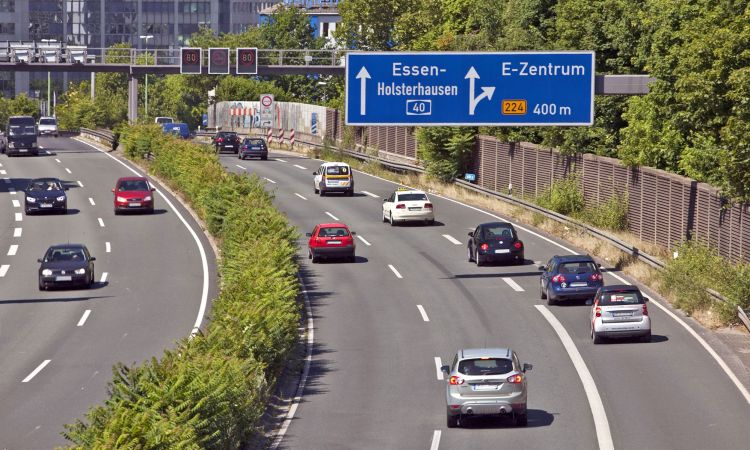
#> input picture pythonProject/data/autobahn.jpg, 750 x 450 px
$ python EdgeDetection.py
#> lines starting #> are read from the running program, lines starting #| are printed output that depends on the picture; long printed decimals are rounded
import cv2
import numpy as np
from matplotlib import pyplot as plt
plt.rcParams['figure.figsize'] = [15, 10]

img = cv2.imread('data/autobahn.jpg')
#> img is the input picture: shape (450, 750, 3); mean B, G, R 106.5, 117.1, 121.6
img = cv2.cvtColor(img, cv2.COLOR_BGR2RGB)
plt.imshow(img)
plt.show()

# Set up kernels. Фильтр 2х2
kernel_hor = np.array([[1, -1]])
kernel_ver = np.array([[1], [-1]])

# Prepare gray scale image
gray = cv2.cvtColor(img, cv2.COLOR_RGB2GRAY)
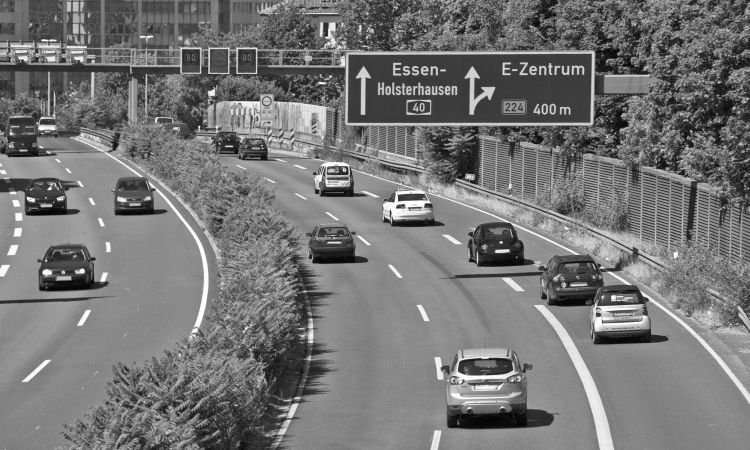
#> gray: shape (450, 750); min 0, max 255, mean 117.3
gray = gray/255 # Нормализируем наши значения

# Convolve discrete gradient kernels with the luminance channel
grad_hor = cv2.filter2D(gray, ddepth=-1, kernel=kernel_hor)  # Градиент по горизонтали. Чем-то похоже на выдавливание на кальке. Но тут накладывается 2д фильтр kernel_hor
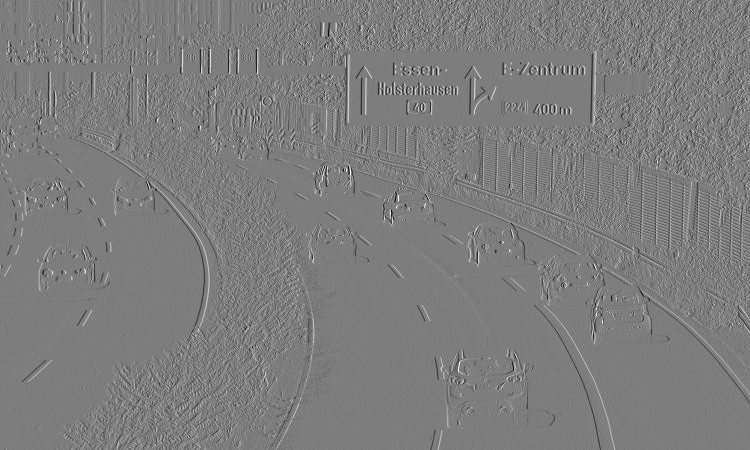
#> grad_hor: shape (450, 750) float64; min -0.729, max 0.749, mean 0.00011; drawn with min black and max white
grad_ver = cv2.filter2D(gray, ddepth=-1, kernel=kernel_ver)  # Градиент по вертикали
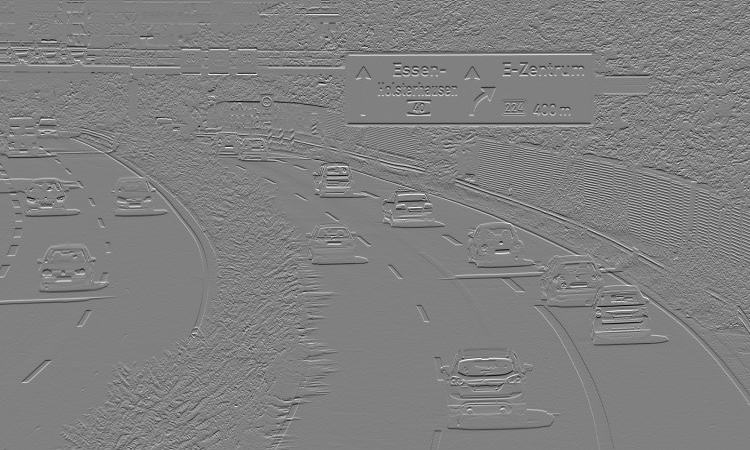
#> grad_ver: shape (450, 750) float64; min -0.745, max 0.733, mean -0.000189; drawn with min black and max white

plt.subplot(121), plt.imshow(grad_hor, cmap='gray'), plt.title('Horizontal gradient')
plt.subplot(122), plt.imshow(grad_ver, cmap='gray'), plt.title('Vertical gradient')
plt.show()
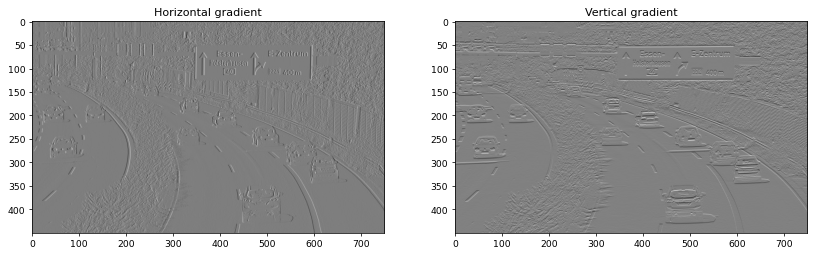
#> figure drawn by matplotlib, 2 panels

#The problem with simple discrete gradients is that they are very sensitive to noise.
plt.subplot(121), plt.imshow(grad_hor[400:, 200:300], cmap='gray'), plt.title('Horizontal gradient')  # Вроде на картинке все нормально выглядит, но если приблизить то видно сильные шумы. В этом и проблема этого способа
plt.subplot(122), plt.imshow(grad_ver[400:, 200:300], cmap='gray'), plt.title('Vertical gradient')  # Для решения этой проблемы дальше привожу способ с средним значения фильтра
plt.show()
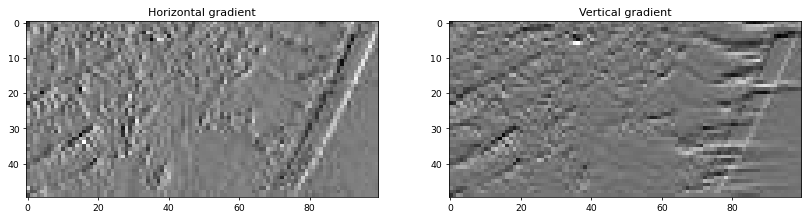
#> figure drawn by matplotlib, 2 panels

#Averaging Filters
#Gradient filters can be convolved with averaging filters to get a less noisy gradient map.

# Set up gradient kernels
Gh = np.array([[1, -1]])
Gv = np.array([[1], [-1]])

# Set up averaging kernels
Ah = 0.5 * np.array([[1, 1]])
Av = 0.5 * np.array([[1], [1]])

# Build separable averaging gradient kernels
from scipy.signal import convolve2d
Hh = convolve2d(Gh, Av)
Hv = convolve2d(Gv, Ah)

print('Horizontal filter \n', Hh)
print(' ')
print('Vertical filter \n', Hv)

grad_avg_hor = cv2.filter2D(gray, ddepth=-1, kernel=Hh)
grad_avg_ver = cv2.filter2D(gray, ddepth=-1, kernel=Hv)

plt.subplot(121), plt.imshow(grad_avg_hor, cmap='gray'), plt.title('Horizontal gradient')
plt.subplot(122), plt.imshow(grad_avg_ver, cmap='gray'), plt.title('Vertical gradient')
plt.show()

block_hor = grad_hor[400:, 200:300]
block_avg_hor = grad_avg_hor[400:, 200:300]
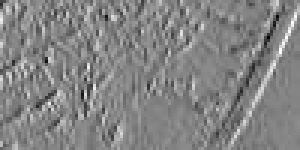
#> block_avg_hor: shape (50, 100) float64 (shown 3 times larger); min -0.355, max 0.325, mean -0.00191; drawn with min black and max white

vmin = max(np.min(block_hor), np.min(block_avg_hor))
#> vmin = -0.355
vmax = min(np.max(block_hor), np.max(block_avg_hor))
#> vmax = 0.325

plt.subplot(121), plt.imshow(block_hor, cmap='gray', vmin=vmin, vmax=vmax), plt.title('Hv')  # Показываем как уменьшилось влияние шума. Обе приблеженные картинки это градиент по горизонтали
plt.subplot(122), plt.imshow(block_avg_hor, cmap='gray', vmin=vmin, vmax=vmax), plt.title('Hv avg')
plt.show()

print(np.min(block_hor), np.max(block_hor))
#| -0.4039 0.4118
print(np.min(block_avg_hor), np.max(block_avg_hor))
#| -0.3549 0.3255

# Тоже самое делаем для вертикального градиента
block_ver = grad_ver[400:, 200:300]
block_avg_ver = grad_avg_ver[400:, 200:300]
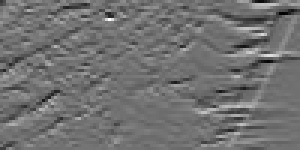
#> block_avg_ver: shape (50, 100) float64 (shown 3 times larger); min -0.445, max 0.559, mean 0.00169; drawn with min black and max white

vmin = max(np.min(block_ver), np.min(block_avg_ver))
#> vmin = -0.445
vmax = min(np.max(block_ver), np.max(block_avg_ver))
#> vmax = 0.559

plt.subplot(121), plt.imshow(block_ver, cmap='gray', vmin=vmin, vmax=vmax), plt.title('Gv')
plt.subplot(122), plt.imshow(block_avg_ver, cmap='gray', vmin=vmin, vmax=vmax), plt.title('Hv')
plt.show()

print(np.min(block_ver), np.max(block_ver))
#| -0.4784 0.5843
print(np.min(block_avg_ver), np.max(block_avg_ver))
#| -0.4451 0.5588

$ run again, with pythonProject/data/12.jpg copied over pythonProject/data/autobahn.jpg
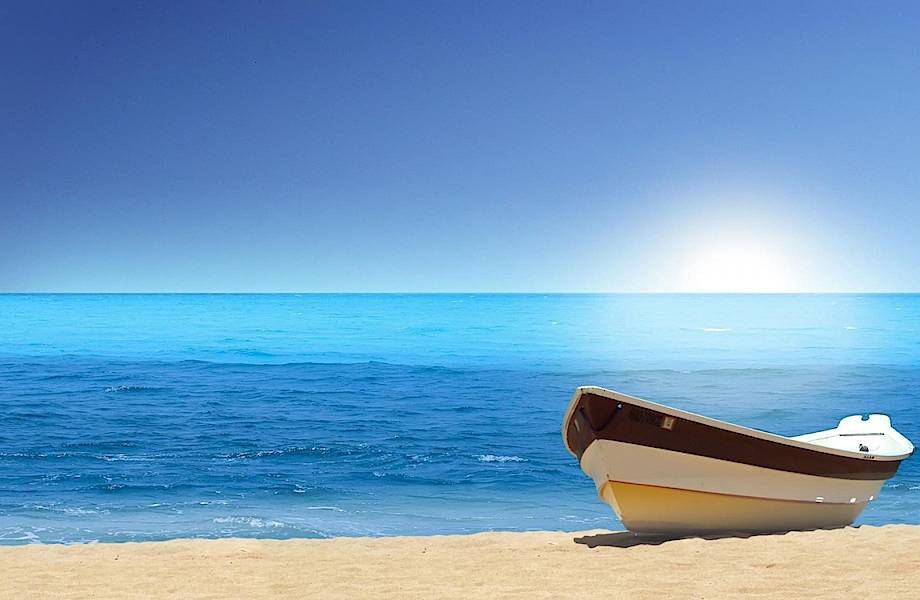
#> input picture pythonProject/data/12.jpg, 920 x 600 px
#> img is the input picture: shape (600, 920, 3); mean B, G, R 195.8, 158.3, 114.5
#> `block_avg_hor = grad_avg_hor[400:, 200:300]`:
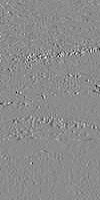
#> block_avg_hor: shape (200, 100) float64; min -0.327, max 0.269, mean -8.63e-06; drawn with min black and max white
#> `vmin = max(np.min(block_hor), np.min(block_avg_hor))`: vmin = -0.327
#> `vmax = min(np.max(block_hor), np.max(block_avg_hor))`: vmax = 0.269
#| -0.5961 0.4118
#| -0.3275 0.2686
#> `block_ver = grad_ver[400:, 200:300]`:
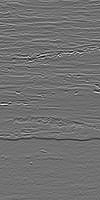
#> block_ver: shape (200, 100) float64; min -0.557, max 0.694, mean -0.00174; drawn with min black and max white
#> `vmin = max(np.min(block_ver), np.min(block_avg_ver))`: vmin = -0.512
#> `vmax = min(np.max(block_ver), np.max(block_avg_ver))`: vmax = 0.659
#| -0.5569 0.6941
#| -0.5118 0.6588

$ run again, with pythonProject/data/14.jpg copied over pythonProject/data/autobahn.jpg
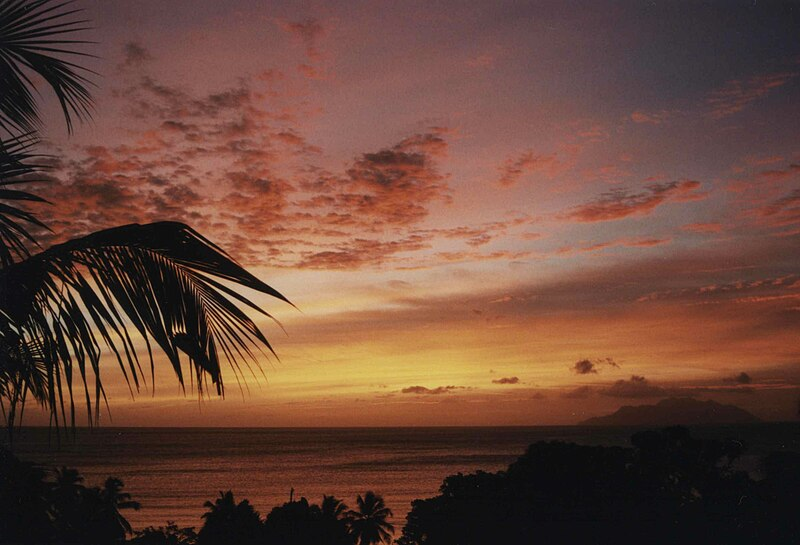
#> input picture pythonProject/data/14.jpg, 800 x 545 px
#> img is the input picture: shape (545, 800, 3); mean B, G, R 57.8, 70.6, 104.9
#> `block_hor = grad_hor[400:, 200:300]`:
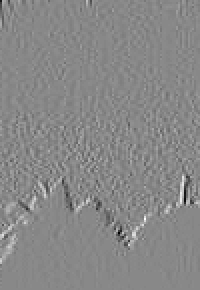
#> block_hor: shape (145, 100) float64 (shown 2 times larger); min -0.247, max 0.216, mean 0.000219; drawn with min black and max white
#> `vmin = max(np.min(block_hor), np.min(block_avg_hor))`: vmin = -0.225
#> `vmax = min(np.max(block_hor), np.max(block_avg_hor))`: vmax = 0.182
#| -0.2471 0.2157
#| -0.2255 0.1824
#> `block_avg_ver = grad_avg_ver[400:, 200:300]`:
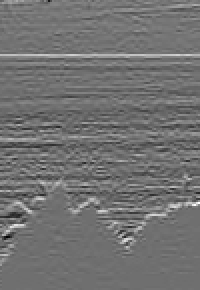
#> block_avg_ver: shape (145, 100) float64 (shown 2 times larger); min -0.161, max 0.206, mean 0.00325; drawn with min black and max white
#> `vmin = max(np.min(block_ver), np.min(block_avg_ver))`: vmin = -0.161
#> `vmax = min(np.max(block_ver), np.max(block_avg_ver))`: vmax = 0.206
#| -0.1647 0.2353
#| -0.1608 0.2059
